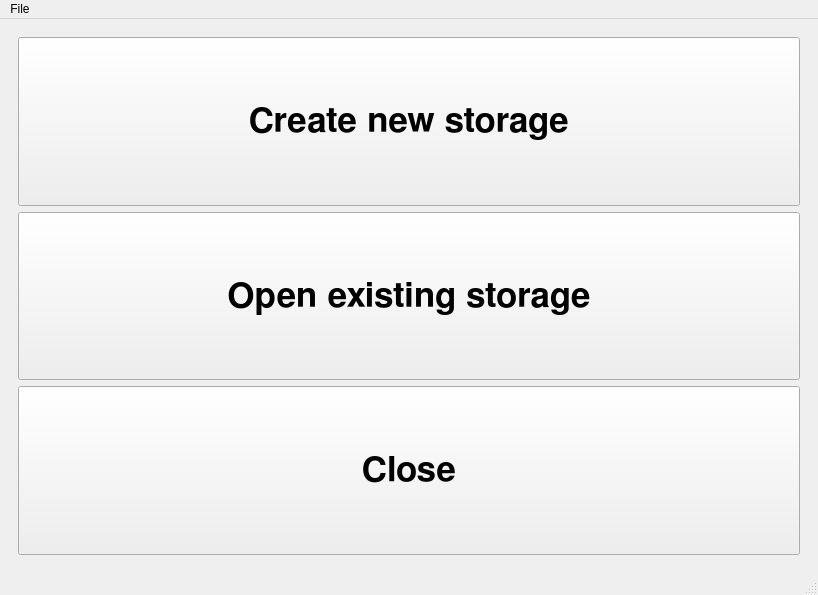
<?xml version="1.0" encoding="UTF-8"?>
<ui version="4.0">
 <class>MainWindow</class>
 <widget class="QMainWindow" name="MainWindow">
  <property name="geometry">
   <rect>
    <x>0</x>
    <y>0</y>
    <width>818</width>
    <height>595</height>
   </rect>
  </property>
  <property name="windowTitle">
   <string>MainWindow</string>
  </property>
  <widget class="QWidget" name="centralwidget">
   <layout class="QVBoxLayout" name="verticalLayout">
    <item>
     <widget class="QStackedWidget" name="stackedWidget">
      <widget class="QWidget" name="page">
       <layout class="QVBoxLayout" name="verticalLayout_2">
        <item>
         <widget class="QPushButton" name="pushButton">
          <property name="sizePolicy">
           <sizepolicy hsizetype="Minimum" vsizetype="MinimumExpanding">
            <horstretch>0</horstretch>
            <verstretch>0</verstretch>
           </sizepolicy>
          </property>
          <property name="font">
           <font>
            <family>FreeSans</family>
            <pointsize>26</pointsize>
            <weight>75</weight>
            <italic>false</italic>
            <bold>true</bold>
           </font>
          </property>
          <property name="text">
           <string>Create new storage</string>
          </property>
         </widget>
        </item>
        <item>
         <widget class="QPushButton" name="pushButton_2">
          <property name="sizePolicy">
           <sizepolicy hsizetype="Minimum" vsizetype="MinimumExpanding">
            <horstretch>0</horstretch>
            <verstretch>0</verstretch>
           </sizepolicy>
          </property>
          <property name="font">
           <font>
            <family>FreeSans</family>
            <pointsize>26</pointsize>
            <weight>75</weight>
            <bold>true</bold>
           </font>
          </property>
          <property name="text">
           <string>Open existing storage</string>
          </property>
         </widget>
        </item>
        <item>
         <widget class="QPushButton" name="pushButton_3">
          <property name="sizePolicy">
           <sizepolicy hsizetype="Minimum" vsizetype="MinimumExpanding">
            <horstretch>0</horstretch>
            <verstretch>0</verstretch>
           </sizepolicy>
          </property>
          <property name="font">
           <font>
            <family>FreeSans</family>
            <pointsize>26</pointsize>
            <weight>75</weight>
            <bold>true</bold>
           </font>
          </property>
          <property name="text">
           <string>Close</string>
          </property>
         </widget>
        </item>
       </layout>
      </widget>
      <widget class="QWidget" name="page_2">
       <widget class="QLabel" name="label">
        <property name="geometry">
         <rect>
          <x>10</x>
          <y>0</y>
          <width>781</width>
          <height>35</height>
         </rect>
        </property>
        <property name="sizePolicy">
         <sizepolicy hsizetype="Preferred" vsizetype="MinimumExpanding">
          <horstretch>0</horstretch>
          <verstretch>0</verstretch>
         </sizepolicy>
        </property>
        <property name="font">
         <font>
          <family>FreeSans</family>
          <pointsize>26</pointsize>
          <weight>75</weight>
          <bold>true</bold>
         </font>
        </property>
        <property name="text">
         <string>Create new storage</string>
        </property>
       </widget>
       <widget class="QLabel" name="label_2">
        <property name="geometry">
         <rect>
          <x>10</x>
          <y>50</y>
          <width>781</width>
          <height>41</height>
         </rect>
        </property>
        <property name="font">
         <font>
          <family>FreeSans</family>
          <pointsize>20</pointsize>
         </font>
        </property>
        <property name="text">
         <string>Name</string>
        </property>
       </widget>
       <widget class="QLabel" name="label_3">
        <property name="geometry">
         <rect>
          <x>10</x>
          <y>150</y>
          <width>781</width>
          <height>41</height>
         </rect>
        </property>
        <property name="font">
         <font>
          <family>FreeSans</family>
          <pointsize>20</pointsize>
         </font>
        </property>
        <property name="text">
         <string>Password</string>
        </property>
       </widget>
       <widget class="QTextEdit" name="textEdit_3">
        <property name="geometry">
         <rect>
          <x>10</x>
          <y>300</y>
          <width>781</width>
          <height>41</height>
         </rect>
        </property>
        <property name="font">
         <font>
          <family>FreeSans</family>
          <pointsize>20</pointsize>
         </font>
        </property>
       </widget>
       <widget class="QLabel" name="label_4">
        <property name="geometry">
         <rect>
          <x>10</x>
          <y>250</y>
          <width>771</width>
          <height>41</height>
         </rect>
        </property>
        <property name="font">
         <font>
          <family>FreeSans</family>
          <pointsize>20</pointsize>
         </font>
        </property>
        <property name="text">
         <string>Password again</string>
        </property>
       </widget>
       <widget class="QTextEdit" name="textEdit_4">
        <property name="geometry">
         <rect>
          <x>10</x>
          <y>200</y>
          <width>781</width>
          <height>41</height>
         </rect>
        </property>
        <property name="font">
         <font>
          <family>FreeSans</family>
          <pointsize>20</pointsize>
         </font>
        </property>
       </widget>
       <widget class="QTextEdit" name="textEdit_5">
        <property name="geometry">
         <rect>
          <x>10</x>
          <y>100</y>
          <width>781</width>
          <height>41</height>
         </rect>
        </property>
        <property name="font">
         <font>
          <family>FreeSans</family>
          <pointsize>20</pointsize>
         </font>
        </property>
       </widget>
       <widget class="QPushButton" name="pushButton_4">
        <property name="geometry">
         <rect>
          <x>10</x>
          <y>360</y>
          <width>381</width>
          <height>168</height>
         </rect>
        </property>
        <property name="sizePolicy">
         <sizepolicy hsizetype="Minimum" vsizetype="MinimumExpanding">
          <horstretch>0</horstretch>
          <verstretch>0</verstretch>
         </sizepolicy>
        </property>
        <property name="font">
         <font>
          <family>FreeSans</family>
          <pointsize>26</pointsize>
          <weight>75</weight>
          <italic>false</italic>
          <bold>true</bold>
         </font>
        </property>
        <property name="text">
         <string>Cancel</string>
        </property>
       </widget>
       <widget class="QPushButton" name="pushButton_5">
        <property name="geometry">
         <rect>
          <x>410</x>
          <y>360</y>
          <width>381</width>
          <height>168</height>
         </rect>
        </property>
        <property name="sizePolicy">
         <sizepolicy hsizetype="Minimum" vsizetype="MinimumExpanding">
          <horstretch>0</horstretch>
          <verstretch>0</verstretch>
         </sizepolicy>
        </property>
        <property name="font">
         <font>
          <family>FreeSans</family>
          <pointsize>26</pointsize>
          <weight>75</weight>
          <italic>false</italic>
          <bold>true</bold>
         </font>
        </property>
        <property name="text">
         <string>Save</string>
        </property>
       </widget>
      </widget>
      <widget class="QWidget" name="page_3">
       <widget class="QListWidget" name="listWidget">
        <property name="geometry">
         <rect>
          <x>10</x>
          <y>10</y>
          <width>256</width>
          <height>511</height>
         </rect>
        </property>
        <item>
         <property name="text">
          <string>User1</string>
         </property>
        </item>
        <item>
         <property name="text">
          <string>User2</string>
         </property>
        </item>
        <item>
         <property name="text">
          <string>User3</string>
         </property>
        </item>
        <item>
         <property name="text">
          <string>User4</string>
         </property>
        </item>
        <item>
         <property name="text">
          <string>User5</string>
         </property>
        </item>
       </widget>
       <widget class="QPushButton" name="pushButton_6">
        <property name="geometry">
         <rect>
          <x>280</x>
          <y>10</y>
          <width>521</width>
          <height>168</height>
         </rect>
        </property>
        <property name="sizePolicy">
         <sizepolicy hsizetype="Minimum" vsizetype="MinimumExpanding">
          <horstretch>0</horstretch>
          <verstretch>0</verstretch>
         </sizepolicy>
        </property>
        <property name="font">
         <font>
          <family>FreeSans</family>
          <pointsize>26</pointsize>
          <weight>75</weight>
          <italic>false</italic>
          <bold>true</bold>
         </font>
        </property>
        <property name="text">
         <string>Copy username</string>
        </property>
       </widget>
       <widget class="QPushButton" name="pushButton_7">
        <property name="geometry">
         <rect>
          <x>280</x>
          <y>180</y>
          <width>521</width>
          <height>168</height>
         </rect>
        </property>
        <property name="sizePolicy">
         <sizepolicy hsizetype="Minimum" vsizetype="MinimumExpanding">
          <horstretch>0</horstretch>
          <verstretch>0</verstretch>
         </sizepolicy>
        </property>
        <property name="font">
         <font>
          <family>FreeSans</family>
          <pointsize>26</pointsize>
          <weight>75</weight>
          <italic>false</italic>
          <bold>true</bold>
         </font>
        </property>
        <property name="text">
         <string>Copy password</string>
        </property>
       </widget>
       <widget class="QPushButton" name="pushButton_8">
        <property name="geometry">
         <rect>
          <x>280</x>
          <y>350</y>
          <width>521</width>
          <height>168</height>
         </rect>
        </property>
        <property name="sizePolicy">
         <sizepolicy hsizetype="Minimum" vsizetype="MinimumExpanding">
          <horstretch>0</horstretch>
          <verstretch>0</verstretch>
         </sizepolicy>
        </property>
        <property name="font">
         <font>
          <family>FreeSans</family>
          <pointsize>26</pointsize>
          <weight>75</weight>
          <italic>false</italic>
          <bold>true</bold>
         </font>
        </property>
        <property name="text">
         <string>Copy information</string>
        </property>
       </widget>
      </widget>
     </widget>
    </item>
   </layout>
  </widget>
  <widget class="QMenuBar" name="menubar">
   <property name="geometry">
    <rect>
     <x>0</x>
     <y>0</y>
     <width>818</width>
     <height>22</height>
    </rect>
   </property>
   <widget class="QMenu" name="menuFile">
    <property name="title">
     <string>File</string>
    </property>
    <addaction name="actionCreate_new_storage"/>
    <addaction name="actionOpen_existing_storage"/>
    <addaction name="actionClose"/>
   </widget>
   <addaction name="menuFile"/>
  </widget>
  <widget class="QStatusBar" name="statusbar"/>
  <action name="actionCreate_new_storage">
   <property name="text">
    <string>Create new storage</string>
   </property>
  </action>
  <action name="actionOpen_existing_storage">
   <property name="text">
    <string>Open existing storage</string>
   </property>
  </action>
  <action name="actionClose">
   <property name="text">
    <string>Close</string>
   </property>
  </action>
 </widget>
 <resources/>
 <connections>
  <connection>
   <sender>pushButton</sender>
   <signal>clicked()</signal>
   <receiver>pushButton</receiver>
   <slot>click()</slot>
   <hints>
    <hint type="sourcelabel">
     <x>240</x>
     <y>142</y>
    </hint>
    <hint type="destinationlabel">
     <x>240</x>
     <y>142</y>
    </hint>
   </hints>
  </connection>
  <connection>
   <sender>pushButton_2</sender>
   <signal>clicked()</signal>
   <receiver>pushButton_2</receiver>
   <slot>click()</slot>
   <hints>
    <hint type="sourcelabel">
     <x>419</x>
     <y>233</y>
    </hint>
    <hint type="destinationlabel">
     <x>418</x>
     <y>233</y>
    </hint>
   </hints>
  </connection>
  <connection>
   <sender>pushButton_3</sender>
   <signal>clicked()</signal>
   <receiver>pushButton_3</receiver>
   <slot>click()</slot>
   <hints>
    <hint type="sourcelabel">
     <x>551</x>
     <y>465</y>
    </hint>
    <hint type="destinationlabel">
     <x>551</x>
     <y>465</y>
    </hint>
   </hints>
  </connection>
 </connections>
</ui>
